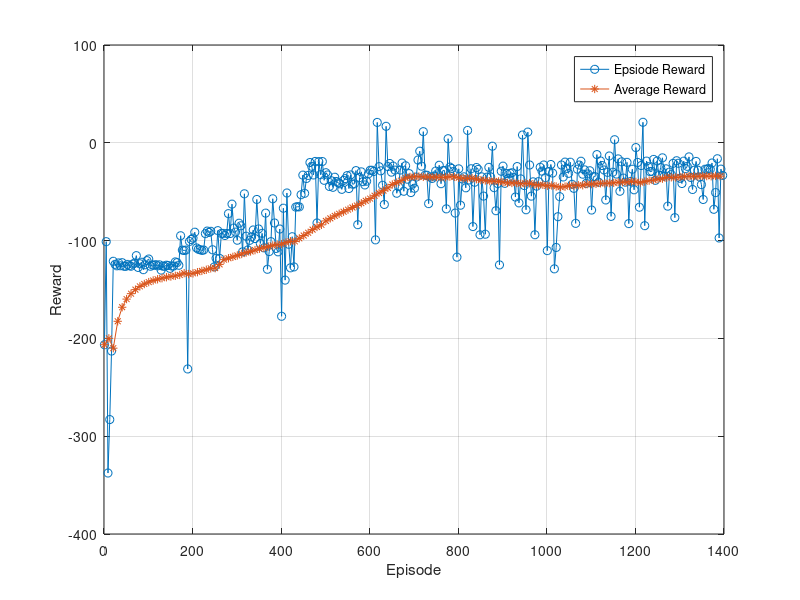

Write MATLAB code to recreate this figure.
load('training_reward.mat')
len = length(ave_episode_reward);
idx = 1:4:1400;
plot(idx,episode_reward(idx),'-o')
hold on
idx = 1:10:1400;
plot(idx,ave_episode_reward(idx),'-*','linewidth',0.6)
xlim([0,1400])
xlabel('Episode')
ylabel('Reward')
grid on
legend('Epsiode Reward','Average Reward')